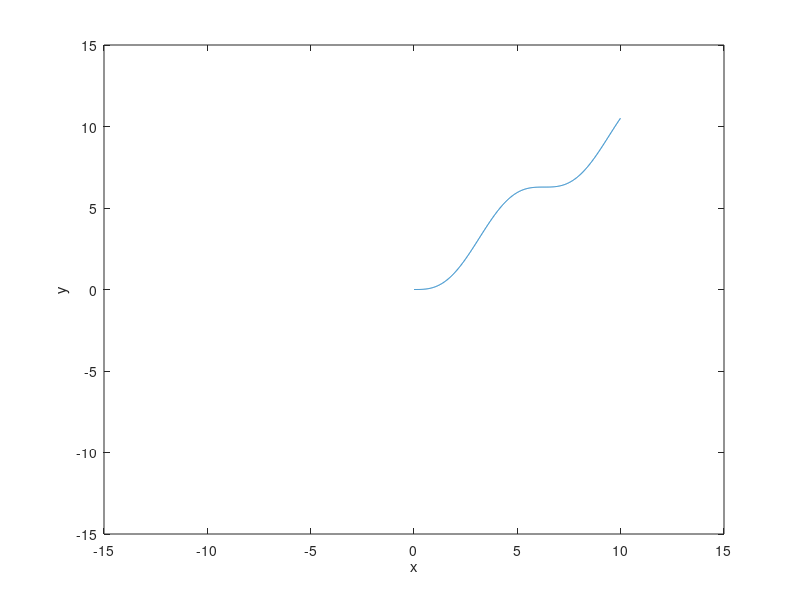
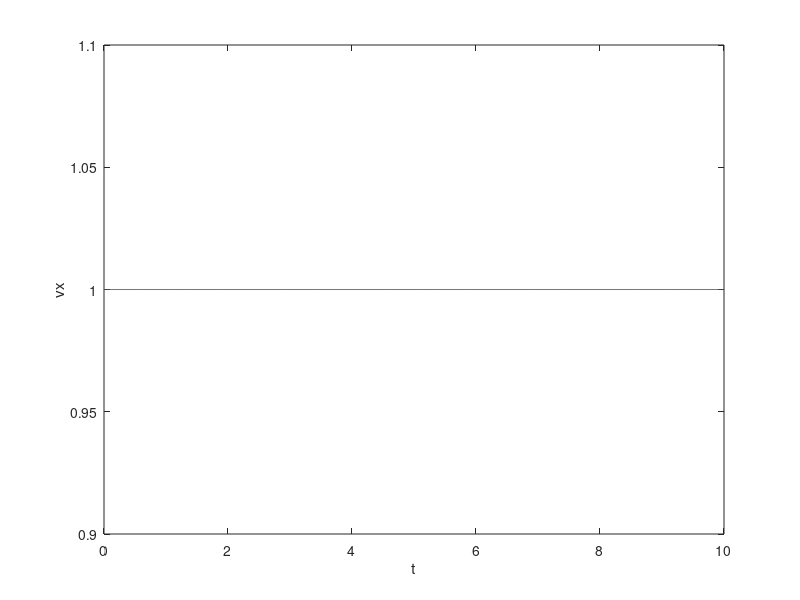
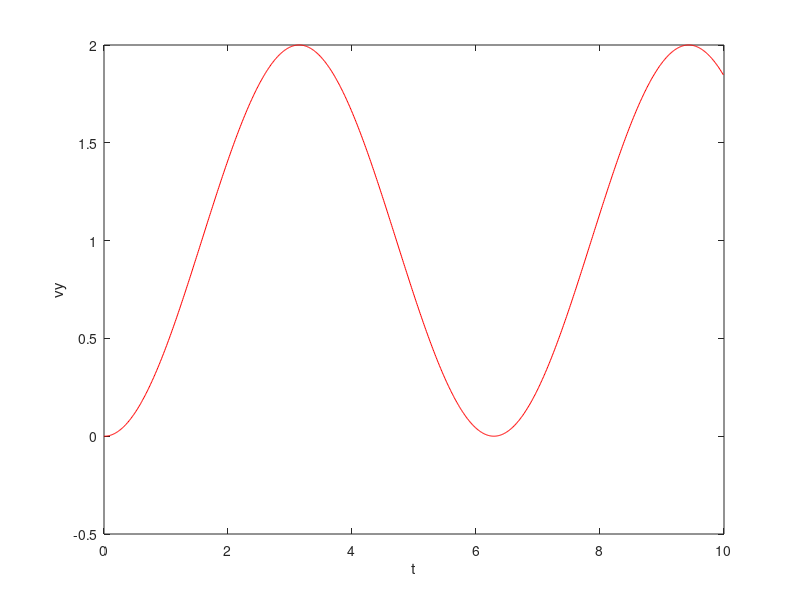
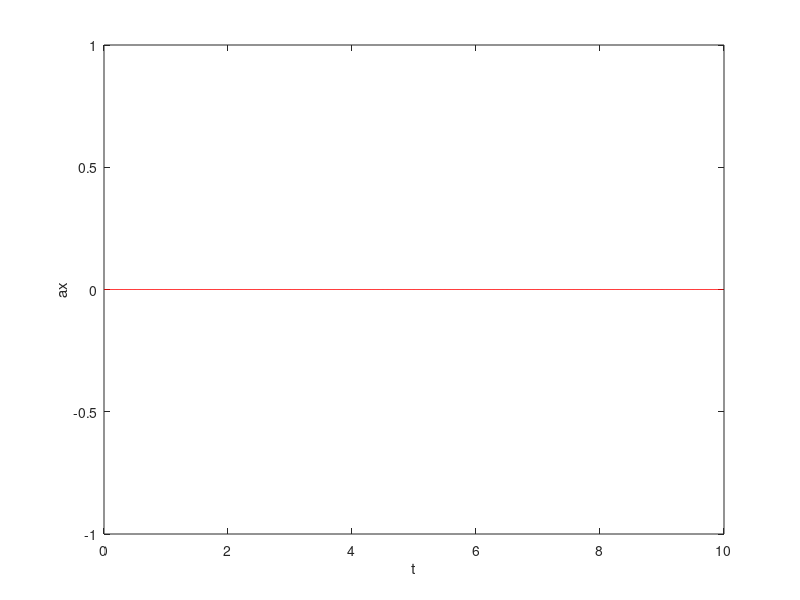

The MATLAB source for these figures, in order:
%% parttrack2.m

clear all;
close all;

delta_t = 0.01;
time = 10;
time_vec = (0:delta_t:time-delta_t);

part1 = struct( 'x',zeros(1,time/delta_t), ...
                'y',zeros(1,time/delta_t), ...
                'v',zeros(1,time/delta_t), ...
                'th',zeros(1,time/delta_t));

            
part1.x(1) = 0;
part1.y(1) = 0;
part1.v(1) = 0;
part1.th(1) = 0.78;

            
part1.ax(1) = 0;
part1.ay(1) = 0;
part1.vx(1) = 1;
part1.vy(1) = 0;


for ii = 2 : time/delta_t
    part1.ax(ii) = part1.ax(ii-1)*0.9;
%    part1.ay(ii) = part1.ay(ii-1)*0.9;
    part1.ay(ii) = sin(time_vec(ii));
   
    part1.vx(ii) = part1.vx(ii-1) + part1.ax(ii-1)*delta_t;
    part1.vy(ii) = part1.vy(ii-1) + part1.ay(ii-1)*delta_t;
    
    part1.x(ii) = part1.x(ii-1) + part1.vx(ii-1)*delta_t;
    part1.y(ii) = part1.y(ii-1) + part1.vy(ii-1)*delta_t;
end


figure(1); plot(part1.x,part1.y); xlabel('x'); ylabel('y'); axis([-15 15 -15 15]);
figure(2); plot(time_vec,part1.vx,'r'); xlabel('t'); ylabel('vx');
figure(3); plot(time_vec,part1.vy,'r'); xlabel('t'); ylabel('vy');
figure(4); plot(time_vec,part1.ax,'r'); xlabel('t'); ylabel('ax');
figure(5); plot(time_vec,part1.ay,'r'); xlabel('t'); ylabel('ay');


% figure(2); plot(part1.vx,time_vec,'r'); hold on;
% plot(part1.vy,time_vec,'g'); hold on;
% plot(part1.ax,time_vec); hold on;
% plot(part1.ay,time_vec); hold on;
